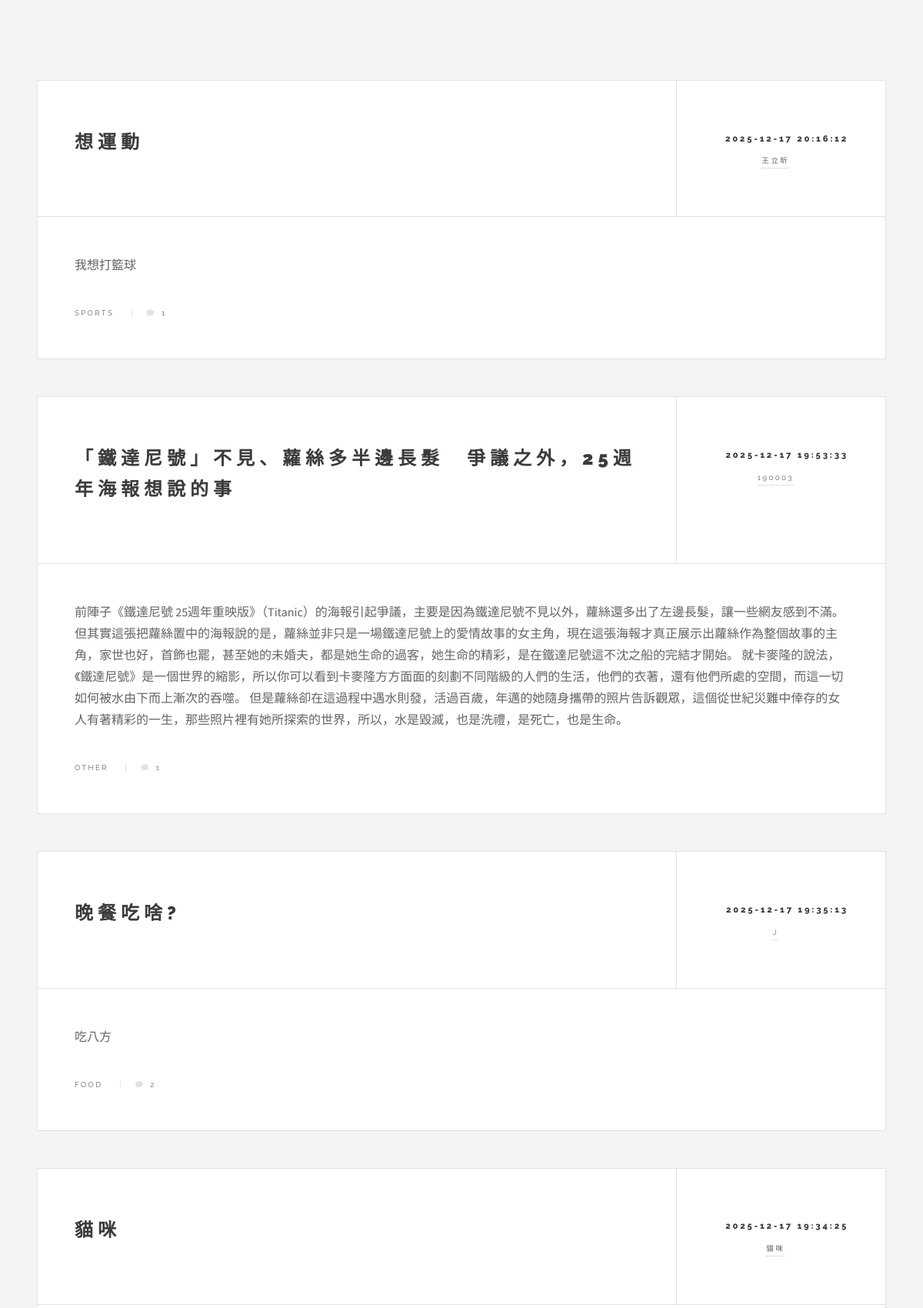
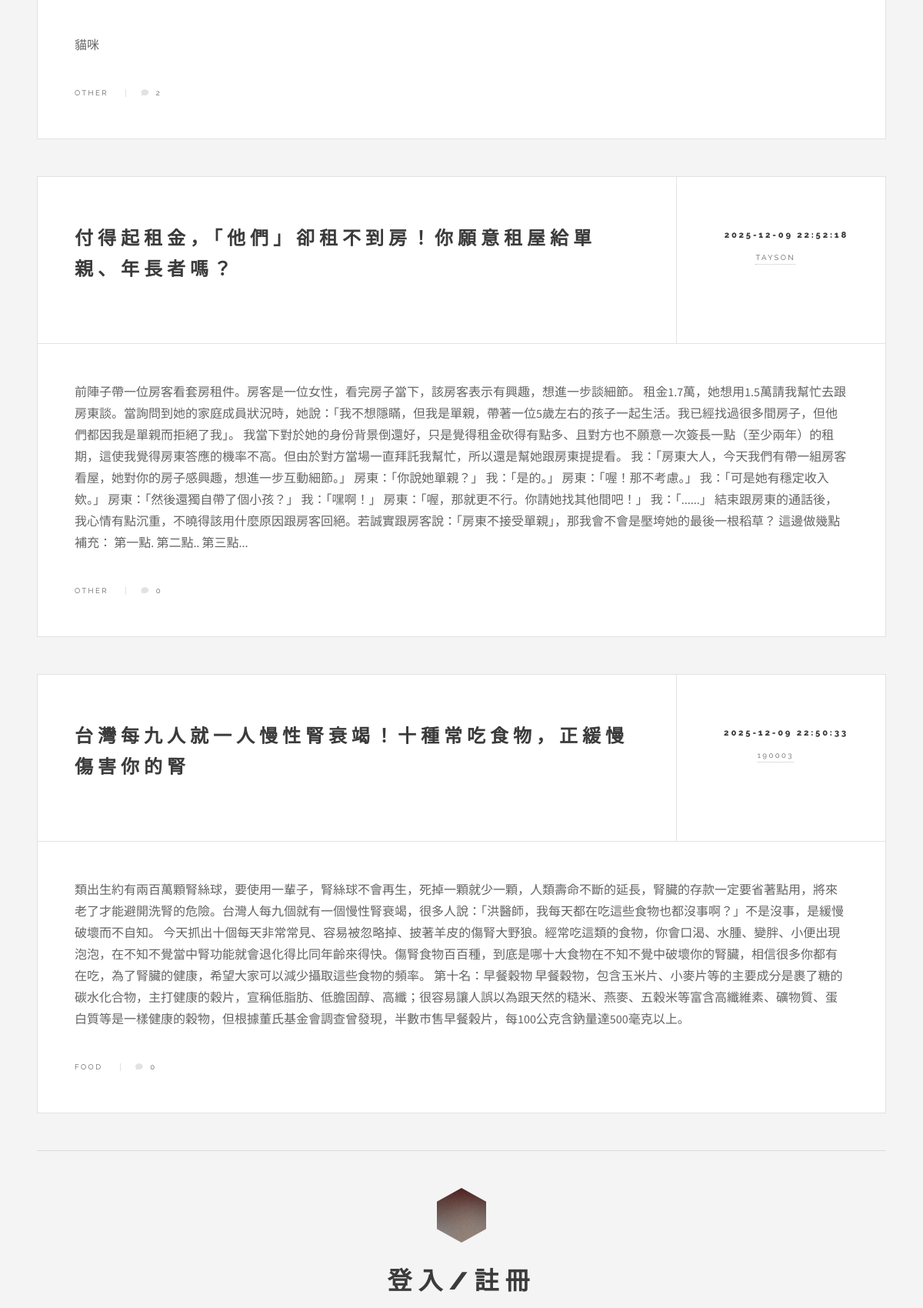
The page / (upper part) on the database its author committed (2 pictures, top to bottom).
### tables this page shows
CREATE TABLE data (id INTEGER PRIMARY KEY, title TEXT NOT NULL, content TEXT NOT NULL, author TEXT NOT NULL, time TEXT NOT NULL, category TEXT NOT NULL);

### main.py (the view)
@app.route('/')
def index():
    articles = get_all_articles()
    current_username = session.get('username')
    articles_with_count = []
    for article in articles:
        article_id = article[0]
        comment_count = get_comment_count_by_article_id(article_id)
        article_list = list(article)
        article_list.append(comment_count)
        articles_with_count.append(tuple(article_list))
    return render_template('index.html',articles=articles_with_count, username=current_username)

### main.py (called while the page is built)
def get_all_articles():
    conn = sqlite3.connect(DB_PATH)
    cursor = conn.cursor()
    query = 'SELECT id, title, content, author, time, category FROM data ORDER BY time DESC'
    cursor.execute(query)
    articles = cursor.fetchall()
    conn.close()
    return articles

def get_comment_count_by_article_id(article_id):
    conn = sqlite3.connect(DB_PATH)
    cursor = conn.cursor()
    query = "SELECT COUNT(content_id) FROM comment WHERE data_id = ?"
    cursor.execute(query, (article_id,))
    count = cursor.fetchone()[0]
    conn.close()
    return count

### templates/index.html (shortened to what this page needs)
<!DOCTYPE HTML>
<html>
	<head>
		<link rel="stylesheet" href="{{ url_for('static', filename='assets/css/main.css') }}" />
	</head>
	<body class="is-preload">
			<div id="wrapper">
				<div id="main">
        			{% if articles %}
   					{% for article in articles %}
        			<article class="post">
            			<header>
                			<div class="title">
                    			<a href="{{ url_for('single_posts', article_id=article[0]) }}"><h2 class="article-content">{{ article[1] }}</h2></a>
                			</div>
                			<div class="meta">
                    			<time class="published" datetime="{{ article[4] }}">{{ article[4] }}</time>
                    			<a href="{{ url_for('author_posts', author_name=article[3]) }}" class="author"><span class="name">{{ article[3] }}</span></a>
                			</div>
            			</header>
            			<p class="article-content">{{ article[2] | safe }}</p>
            			<footer>
							<ul class="stats">
								<li>{{ article[5] }}</li>
								<li><a href="{{ url_for('single_posts', article_id=article[0]) }}" class="icon solid fa-comment">{{ article[6] }}</a></li>
							</ul>
            			</footer>
        			</article>
    				{% endfor %}
					{% else %}
    				<p>此分類下目前沒有文章。</p>
					{% endif %}
    			</div>
					<section id="sidebar">
							<section id="intro">
								<header>
            						{% if username %}
            						<a href="/">
										<h2 id="welcome-message">你好，{{ username }}</h2>
									</a>
									<a href="{{ url_for('logout') }}" id="logoutBtn">
                						<h2>登出</h2>
            						</a>
            						{% else %}
									<a href="{{ url_for('index') }}" class="logo">
        								<img src="{{ url_for('static', filename='images/logo.jpg') }}" alt="Logo" />
							    	</a>
            						<a href="#">
                						<h2 id="loginRegisterBtn">登入/註冊</h2>
           	 						</a>
            						{% endif %}
								</header>
							</section>
					</section>
			</div>
	</body>
</html>

### rows shown on the page
data: title "想運動", time "2025-12-17 20:16:12", author "王立昕", content "我想打籃球", category "SPORTS", article "1"
data: title "「鐵達尼號」不見、蘿絲多半邊長髮 爭議之外，25週年海報想說的事", time "2025-12-17 19:53:33", author "190003", content "前陣子《鐵達尼號 25週年重映版》（Titanic）的海報引起爭議，主要是因為鐵達尼號不見以外，蘿絲還多出了左邊長髮，讓一些網友感到不滿。 但其實這張把蘿絲置中的海報說的是，蘿絲並非只是一場鐵達尼號上的愛情故事的女主角，現在這張海報才真正展示出蘿絲作為整個故事的主角，家世也好，首飾也罷，甚至她的未婚夫，都是她生命的過客，她生命的精彩，是在鐵達尼號這不沈之船的完結才開始。 就卡麥隆的說法，《鐵達尼號》是一個世界的縮影，所以你可以看到卡麥隆方方面面的刻劃不同階級的人們的生活，他們的衣著，還有他們所處的空間，而這一切如何被水由下而上漸次的吞噬。 但是蘿絲卻在這過程中遇水則發，活過百歲，年邁的她隨身攜帶的照片告訴觀眾，這個從世紀災難中倖存的女人有著精彩的一生，那些照片裡有她所探索的世界，所以，水是毀滅，也是洗禮，是死亡，也是生命。", category "OTHER", article "1"
data: title "晚餐吃啥?", time "2025-12-17 19:35:13", author "J", content "吃八方", category "FOOD", article "2"
data: title "貓咪", time "2025-12-17 19:34:25", author "貓咪", content "貓咪", category "OTHER", article "2"
data: title "付得起租金，「他們」卻租不到房！你願意租屋給單親、年長者嗎？", time "2025-12-09 22:52:18", author "TAYSON", content "前陣子帶一位房客看套房租件。房客是一位女性，看完房子當下，該房客表示有興趣，想進一步談細節。 租金1.7萬，她想用1.5萬請我幫忙去跟房東談。當詢問到她的家庭成員狀況時，她說：「我不想隱瞞，但我是單親，帶著一位5歲左右的孩子一起生活。我已經找過很多間房子，但他們都因我是單親而拒絕了我」。 我當下對於她的身份背景倒還好，只是覺得租金砍得有點多、且對方也不願意一次簽長一點（至少兩年）的租期，這使我覺得房東答應的機率不高。但由於對方當場一直拜託我幫忙，所以還是幫她跟房東提提看。 我：「房東大人，今天我們有帶一組房客看屋，她對你的房子感興趣，想進一步互動細節。」 房東：「你說她單親？」 我：「是的。」 房東：「喔！那不考慮。」 我：「可是她有穩定收入欸。」 房東：「然後還獨自帶了個小孩？」 我：「嘿啊！」 房東：「喔，那就更不行。你請她找其他間吧！」 我：「......」 結束跟房東的通話後，我心情有點沉重，不曉得該用什麼原因跟房客回絕。若誠實跟房客說：「房東不接受單親」，那我會不會是壓垮她的最後一根稻草？ 這邊做幾點補充： 第一點. 第二點.. 第三點...", category "OTHER", article "0"
data: title "台灣每九人就一人慢性腎衰竭！十種常吃食物，正緩慢傷害你的腎", time "2025-12-09 22:50:33", author "190003", content "類出生約有兩百萬顆腎絲球，要使用一輩子，腎絲球不會再生，死掉一顆就少一顆，人類壽命不斷的延長，腎臟的存款一定要省著點用，將來老了才能避開洗腎的危險。台灣人每九個就有一個慢性腎衰竭，很多人說：「洪醫師，我每天都在吃這些食物也都沒事啊？」不是沒事，是緩慢破壞而不自知。 今天抓出十個每天非常常見、容易被忽略掉、披著羊皮的傷腎大野狼。經常吃這類的食物，你會口渴、水腫、變胖、小便出現泡泡，在不知不覺當中腎功能就會退化得比同年齡來得快。傷腎食物百百種，到底是哪十大食物在不知不覺中破壞你的腎臟，相信很多你都有在吃，為了腎臟的健康，希望大家可以減少攝取這些食物的頻率。 第十名：早餐穀物 早餐穀物，包含玉米片、小麥片等的主要成分是裹了糖的碳水化合物，主打健康的穀片，宣稱低脂肪、低膽固醇、高纖；很容易讓人誤以為跟天然的糙米、燕麥、五穀米等富含高纖維素、礦物質、蛋白質等是一樣健康的穀物，但根據董氏基金會調查曾發現，半數市售早餐榖片，每100公克含鈉量達500毫克以上。", category "FOOD", article "0"
